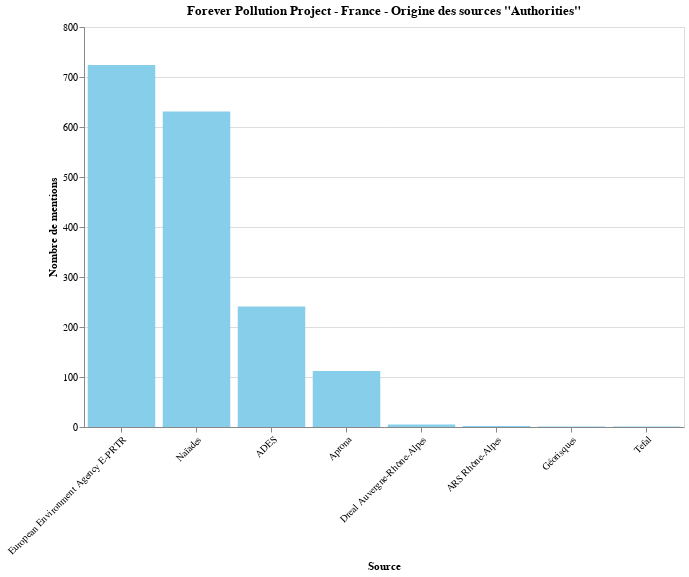

Here is the notebook cell this chart was saved with:
### Code cell
# Graphique 1 - Altair
# Filtrer les données pour obtenir uniquement celles avec source_type == "Authorities"
df_filtered = df_france[df_france['source_type'] == "Authorities"]

# Compter les occurrences de chaque source de texte
source_counts = df_filtered['source_text'].value_counts().reset_index()
source_counts = source_counts.sort_values(by='count', ascending=False)
source_counts.columns = ['source_text', 'count']

# Créer le countplot avec Altair
chart = alt.Chart(source_counts).mark_bar(color='skyblue').encode(
    x=alt.X('source_text:N', title='Source', sort="-y", axis=alt.Axis(labelAngle=-45, labelAlign='right')),
    y=alt.Y('count:Q', title='Nombre de mentions')
).properties(
    title='Forever Pollution Project - France - Origine des sources "Authorities"',
    width=600,
    height=400
)

chart.configure_title(fontSize=16).configure_axis(labelFontSize=12)

chart.show()

### Figure 1 — Vega specification as saved in the notebook (floating-point values rounded to 4 significant figures)
{"$schema": "https://vega.github.io/schema/vega/v5.json", "data": [{"name": "source_0"}, {"name": "data_0", "values": [{"count_end": 724.0, "count_start": 0.0, "source_text": "European Environment Agency E-PRTR"}, {"count_end": 631.0, "count_start": 0.0, "source_text": "Naïades"}, {"count_end": 241.0, "count_start": 0.0, "source_text": "ADES"}, {"count_end": 112.0, "count_start": 0.0, "source_text": "Aprona"}, {"count_end": 5.0, "count_start": 0.0, "source_text": "Dreal Auvergne-Rhône-Alpes"}, {"count_end": 2.0, "count_start": 0.0, "source_text": "ARS Rhône-Alpes"}, {"count_end": 1.0, "count_start": 0.0, "source_text": "Géorisques"}, {"count_end": 1.0, "count_start": 0.0, "source_text": "Tefal"}]}, {"name": "source_0_x_domain_source_text", "values": [{"sort_field": 724, "source_text": "European Environment Agency E-PRTR"}, {"sort_field": 631, "source_text": "Naïades"}, {"sort_field": 241, "source_text": "ADES"}, {"sort_field": 112, "source_text": "Aprona"}, {"sort_field": 5, "source_text": "Dreal Auvergne-Rhône-Alpes"}, {"sort_field": 2, "source_text": "ARS Rhône-Alpes"}, {"sort_field": 1, "source_text": "Géorisques"}, {"sort_field": 1, "source_text": "Tefal"}]}], "marks": [{"type": "rect", "name": "marks", "from": {"data": "data_0"}, "encode": {"update": {"x": {"field": "source_text", "scale": "x"}, "fill": {"value": "skyblue"}, "width": {"signal": "max(0.25, bandwidth('x'))"}, "y": {"field": "count_end", "scale": "y"}, "y2": {"field": "count_start", "scale": "y"}}}, "style": ["bar"]}], "scales": [{"name": "x", "type": "band", "domain": {"data": "source_0_x_domain_source_text", "field": "source_text", "sort": {"op": "max", "field": "sort_field", "order": "descending"}}, "range": [0, {"signal": "width"}], "paddingInner": 0.1, "paddingOuter": 0.05}, {"name": "y", "type": "linear", "domain": {"data": "data_0", "fields": ["count_start", "count_end"]}, "range": [{"signal": "height"}, 0], "nice": true, "zero": true}], "axes": [{"scale": "y", "tickCount": {"signal": "ceil(height/40)"}, "ticks": false, "domain": false, "zindex": 0, "gridScale": "x", "orient": "left", "maxExtent": 0, "grid": true, "labels": false, "aria": false, "minExtent": 0}, {"scale": "x", "orient": "bottom", "title": "Source", "labelAlign": "right", "labelAngle": 315, "grid": false, "labelBaseline": "top", "zindex": 0}, {"scale": "y", "grid": false, "labelOverlap": true, "orient": "left", "title": "Nombre de mentions", "tickCount": {"signal": "ceil(height/40)"}, "zindex": 0}], "title": {"text": "Forever Pollution Project - France - Origine des sources \"Authorities\"", "frame": "group"}, "height": 400, "background": "white", "style": "cell", "width": 600, "padding": 5}
